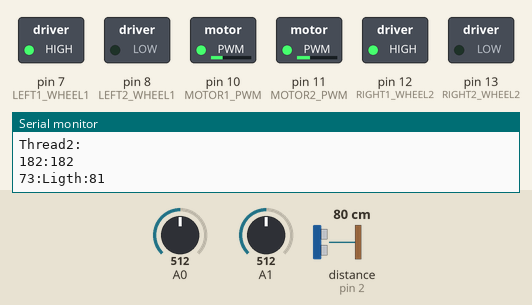
This sketch was run on a simulated Arduino Uno, built with avr-gcc and run on an emulated ATmega328P. Shown: switched loads named in the sketch (green lamp = pin HIGH), the last lines printed to the serial monitor. Dashed ring = blinking. The test bench sets the inputs (shaded band); at power-on: distance to the obstacle (sensor on pin 2) 80 cm, A1 = 512, A0 = 512. The echo pulse lasts 58.3 µs per cm.

Above: at 1.2 s.
1.3 s: distance to the obstacle (sensor on pin 2) set to 43 cm
2.8 s: distance to the obstacle (sensor on pin 2) set to 35 cm
At 3.58 s:
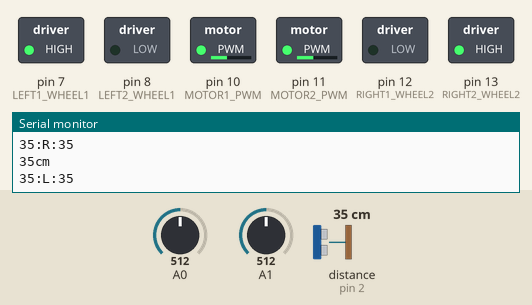
5.8 s: distance to the obstacle (sensor on pin 2) set to 299 cm
At 7.2 s:
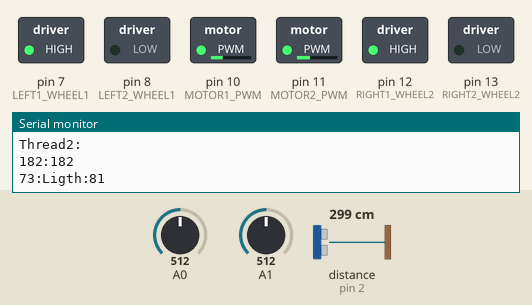
8.8 s: A1 set to 716
At 9.3 s:
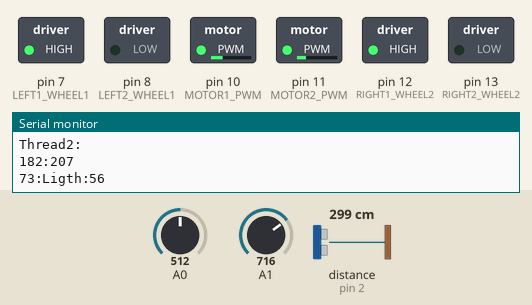
10.4 s: A0 set to 716
At 11.4 s:
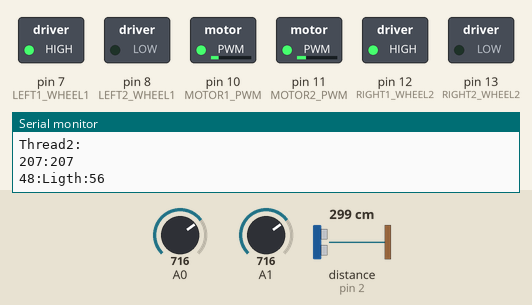
11.9 s: A1 set to 122
At 12.7 s:
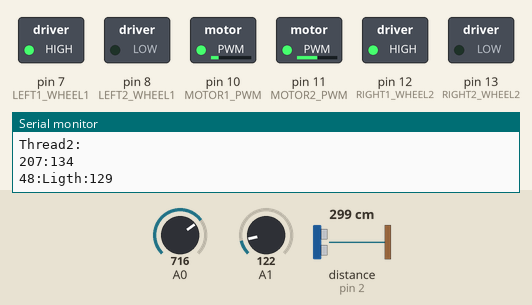
Timing chart, 0 to 14.5 s (numbered marks = the images above; inputs shaded):
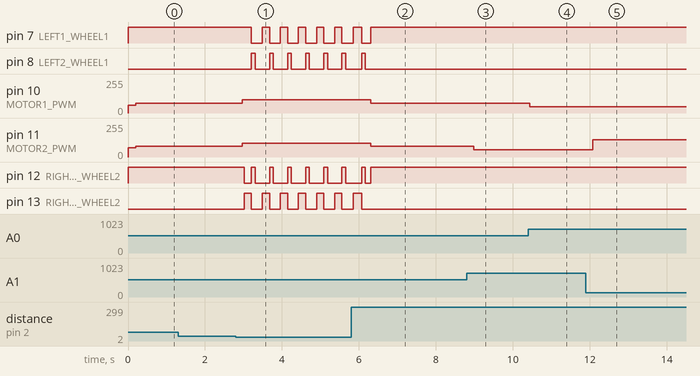

Measured:
- the behaviour switches between 40 and 39 cm on distance to the obstacle (sensor on pin 2) (found by bisection; images 0 and 1)
- after the input at 2.8 s, pin 7 (LEFT1_WHEEL1): alternates HIGH for 0.19 s and LOW for 0.28 s, starting after 0.41 s; pin 8 (LEFT2_WHEEL1): alternates HIGH for 0.10 s and LOW for 0.37 s, starting after 0.41 s
- after the input at 5.8 s, pin 10 (MOTOR1_PWM): 100/255 → 73/255 after 0.51 s; pin 11 (MOTOR2_PWM): 104/255 → 81/255 after 0.51 s
- after the input at 8.8 s, pin 11 (MOTOR2_PWM): 81/255 → 56/255 after 0.18 s
- after the input at 10.4 s, pin 10 (MOTOR1_PWM): 73/255 → 48/255 at once
- after the input at 11.9 s, pin 11 (MOTOR2_PWM): 56/255 → 129/255 after 0.18 s

The sketch:

MultiUltraSonic.ino
```cpp
#include "SR04.h"
#include "pt.h"

#define FORWARD   1
#define BACKWARD  2
#define TURNRIGHT 3
#define TURNLEFT  4
#define STOP      5

/************step motor**********************/
#define LEFT1_WHEEL1  7
#define LEFT2_WHEEL1  8
#define RIGHT1_WHEEL2 12
#define RIGHT2_WHEEL2 13
#define MOTOR1_PWM    10
#define MOTOR2_PWM    11

/************UtraSonic sensor****************/
//Three sound sensor shsare the same triger pin of digital pin2
#define SOUND_TRIG_PIN 2
//left UtraSonic Sensor
#define SOUND1_ECHO_PIN 3
//Front UtraSonic Sensor
#define SOUND2_ECHO_PIN 5
//Right UtraSonic Sensor
#define SOUND3_ECHO_PIN 9

#define DANGER_LONG  40
#define DANGER_SHORT 20
#define DANGER_MID   30
#define DELTA        5

/************light sensor********************/
#define LIGHT1_AO   0
#define LIGHT2_A1   1
#define LIGHT_ERROR 15

#define THRESHOLD 50
#define L_RIGHT    1
#define L_LEFT     2
#define L_FORWARD  3

static struct pt pt1, pt2;

// variables:
int sensorValue = 0;      // the sensor value
int sensorValue1 = 0;     // the sensor value

int sensorMin = 0;        // minimum sensor value
int sensorMax = 1023;     // maximum sensor value

void UartInit() {
  Serial.begin(9600);
}

void MotorInit() {
  /************step motor**********************/
  pinMode(LEFT1_WHEEL1, OUTPUT);
  pinMode(LEFT2_WHEEL1, OUTPUT);
  pinMode(RIGHT1_WHEEL2, OUTPUT);
  pinMode(RIGHT2_WHEEL2, OUTPUT);

  pinMode(MOTOR1_PWM, OUTPUT);
  pinMode(MOTOR2_PWM, OUTPUT);
}

void MotorCtl(int direction) {
  /**************motor test***********************/
  switch (direction) {
    case FORWARD:
      //forward
      digitalWrite(7, HIGH);
      digitalWrite(8, LOW);
      digitalWrite(12, HIGH);
      digitalWrite(13, LOW);
      break;
    case BACKWARD:
      //backward
      digitalWrite(7, LOW);
      digitalWrite(8, HIGH);
      digitalWrite(12, LOW);
      digitalWrite(13, HIGH);
      break;
    case TURNRIGHT:
      //turn right
      digitalWrite(7, HIGH);
      digitalWrite(8, LOW);
      digitalWrite(12, LOW);
      digitalWrite(13, HIGH);
      break;
    case TURNLEFT:
      //turn left
      digitalWrite(7, LOW);
      digitalWrite(8, HIGH);
      digitalWrite(12, HIGH);
      digitalWrite(13, LOW);
      break;
    case STOP:
      //stop
      digitalWrite(7, LOW);
      digitalWrite(8, LOW);
      digitalWrite(12, LOW);
      digitalWrite(13, LOW);
      break;
  }
}

void RunStraight() {
  int distFront = ReadSoundDist(2);
  int distLeft =  ReadSoundDist(1);
  int distRight =  ReadSoundDist(3);

  MotorCtl(FORWARD);

  if (distFront > DANGER_SHORT) {
    if (DANGER_SHORT < distRight && distRight < DANGER_MID) {
      analogWrite(MOTOR1_PWM, 60);
      analogWrite(MOTOR2_PWM, 50);
    }

    if (distRight > DANGER_MID) {
      analogWrite(MOTOR1_PWM, 60);
      analogWrite(MOTOR2_PWM, 40);
    }

    if (distRight < DANGER_SHORT) {
      analogWrite(MOTOR1_PWM, 40);
      analogWrite(MOTOR2_PWM, 60);
    }
  }
  delay(800);
}

void RunLeft() {
  MotorCtl(TURNLEFT);
  SetMotorSpeed(80);

  delay(400);
}

void RunRight() {
  MotorCtl(TURNRIGHT);
  SetMotorSpeed(60);

  delay(300);
}

void RunBack() {
  MotorCtl(BACKWARD);
  SetMotorSpeed(60);
  delay(400);
}

void SetMotorSpeed(int value) {
  int LeftSpeed = 0;
  int RightSpeed = 0;
  LeftSpeed += value;
  RightSpeed += value;
  analogWrite(MOTOR1_PWM, LeftSpeed);
  analogWrite(MOTOR2_PWM, RightSpeed + 4);
}

int GetLightSensorValue(int SenID) {
  int SensorValue = analogRead(SenID);
  if (SenID == 0) {
    SensorValue = map(SensorValue, sensorMin, sensorMax, 0, 250);
  } else if (SenID == 1) {
    SensorValue = map(SensorValue, sensorMin, sensorMax, 0, 250);
  }
  //  Serial.print(SenID + ":");
  //  Serial.println(SensorValue);

  SensorValue = (SensorValue) / 2 + 120;
  return SensorValue;
}

SR04 ReadSound1Dist(int id) {
  switch (id) {
    case 1:
      return SR04(SOUND1_ECHO_PIN, SOUND_TRIG_PIN);
      break;

    case 2:
      return SR04(SOUND2_ECHO_PIN, SOUND_TRIG_PIN);
      break;

    case 3:
      return SR04(SOUND3_ECHO_PIN, SOUND_TRIG_PIN);
      break;
  }
}

long ReadSoundDist(int id) {
  long distance = 0;
  switch (id) {
    case 1:
      return ReadSound1Dist(1).Distance();
      break;

    case 2:
      return ReadSound1Dist(2).Distance();
      break;

    case 3:
      return ReadSound1Dist(3).Distance();
      break;
  }
}

void UltraSonicTest() {
  long distance1 = ReadSound1Dist(1).Distance();
  long distance2 = ReadSound1Dist(2).Distance();
  long distance3 = ReadSound1Dist(3).Distance();
  Serial.print(distance1);  Serial.print(":");
  Serial.print(distance2);  Serial.print(":");
  Serial.print(distance3);  Serial.println("");
  delay(600);
}

bool ObsOnLeft() {
  long distLeft = ReadSoundDist(1);
  long distRight = ReadSoundDist(3);
  Serial.print(distLeft);Serial.print(":L:");Serial.print(distRight);
  Serial.println();
  if ((distLeft) <= distRight)
    return true;
  return false;
}

bool ObsInFront() {
  long distance = ReadSoundDist(2);
  Serial.print(distance);
  Serial.println("cm");
  if ((distance < DANGER_LONG) && (distance != 0))
    return true;
  else
    return false;
}

bool ObsOnRight() {
  long distLeft = ReadSoundDist(1);
  long distRight = ReadSoundDist(3);
  Serial.print(distLeft);Serial.print(":R:");Serial.print(distRight);
  Serial.println();
  if ((distRight) <= distLeft)
    return true;
  return false;
}


static int AvoidCollision(struct pt *pt, int time) {
  static unsigned long timestamp = 0;
  PT_BEGIN(pt);
  while (1) {
    PT_WAIT_UNTIL(pt, millis() - timestamp > time);
    Serial.println("Thread1......");
    bool NotSafe = ObsInFront();
    while (NotSafe) {
      SetMotorSpeed(100);

//      MotorCtl(TURNRIGHT);
//      delay(100);

      if (ObsOnLeft()) {
        MotorCtl(TURNRIGHT);
        delay(130);
      }

      if (ObsOnRight()) {
        MotorCtl(TURNLEFT);
       delay(100);
      }

      MotorCtl(STOP);
      NotSafe = ObsInFront();
      delay(100);
    }
    timestamp = millis(); // take a new timestamp
  }
  PT_END(pt);
}

static int SeekLight(struct pt *pt, int time) {
  static unsigned long timestamp = 0;
  MotorCtl(FORWARD);
  PT_BEGIN(pt);
  while (1) {
    PT_WAIT_UNTIL(pt, millis() - timestamp > time);
    Serial.println("Thread2:");
    int LeftSensor = GetLightSensorValue(LIGHT1_AO);
    int RightSensor = GetLightSensorValue(LIGHT2_A1);
    Serial.print(LeftSensor);
    Serial.print(":");
    Serial.println(RightSensor);

    int LeftMotor = 255 - LeftSensor ;
    int RightMotor = 255 - RightSensor + 8;
    if ((LeftMotor <= 50) && (RightMotor <= 50)) {
      LeftMotor += 50;
      RightMotor += 50;
    }

    Serial.print(LeftMotor);
    Serial.print(":Ligth:");
    Serial.println(RightMotor);
    analogWrite(MOTOR1_PWM, LeftMotor);
    analogWrite(MOTOR2_PWM, RightMotor);
    timestamp = millis(); // take a new timestamp
  }
  PT_END(pt);
}

static int noSeekSource(struct pt *pt, int time){
  static unsigned long timestamp = 0;
  MotorCtl(FORWARD);
  PT_BEGIN(pt);
  while (1) {
    PT_WAIT_UNTIL(pt, millis() - timestamp > time);
    Serial.println("Thread2:");
    analogWrite(MOTOR1_PWM, 70);
    analogWrite(MOTOR2_PWM, 80);
    timestamp = millis();         // take a new timestamp
  }
  PT_END(pt);
}

void xTaskCreate(int (*xTaskName)(struct pt *, int), struct pt *ptr, int time) {
  (* xTaskName)(ptr, time);
}

void TaskInit() {
  PT_INIT(&pt1);
  PT_INIT(&pt2);
}

void setup() {
  // put your setup code here, to run once:
  UartInit();
  MotorInit();
  TaskInit();
  analogWrite(MOTOR1_PWM, 60);
  analogWrite(MOTOR2_PWM, 70);
}

void demo1(){
    xTaskCreate(AvoidCollision, &pt1, 300);
    xTaskCreate(noSeekSource,&pt2, 200);;
  }

void demo2(){
//    xTaskCreate(AvoidCollision, &pt1, 300);
    xTaskCreate(SeekLight,&pt2, 200);;
  }


void demo3(){
    xTaskCreate(AvoidCollision, &pt1, 300);
    xTaskCreate(SeekLight,&pt2, 200);;
  }

void loop() {
  // put your main code here, to run repeatedly:
//    xTaskCreate(AvoidCollision, &pt1, 300);
//    xTaskCreate(noSeekSource,&pt2, 200);;
//  demo1();
//  demo2();
  demo3();
}
```

lc-switch.h
```cpp
// (licence header left out)
/**
 * \addtogroup lc
 * @{
 */

/**
 * \file
 * Implementation of local continuations based on switch() statment
 * \author Adam Dunkels <adam@sics.se>
 *
 * This implementation of local continuations uses the C switch()
 * statement to resume execution of a function somewhere inside the
 * function's body. The implementation is based on the fact that
 * switch() statements are able to jump directly into the bodies of
 * control structures such as if() or while() statmenets.
 *
 * This implementation borrows heavily from Simon Tatham's coroutines
 * implementation in C:
 * http://www.chiark.greenend.org.uk/~sgtatham/coroutines.html
 */

#ifndef __LC_SWITCH_H__
#define __LC_SWITCH_H__

/* WARNING! lc implementation using switch() does not work if an
   LC_SET() is done within another switch() statement! */

/** \hideinitializer */
typedef unsigned short lc_t;

#define LC_INIT(s) s = 0;

#define LC_RESUME(s) switch(s) { case 0:

#define LC_SET(s) s = __LINE__; case __LINE__:

#define LC_END(s) }

#endif /* __LC_SWITCH_H__ */

/** @} */
```

lc.h
```cpp
// (licence header left out)
/**
 * \addtogroup pt
 * @{
 */

/**
 * \defgroup lc Local continuations
 * @{
 *
 * Local continuations form the basis for implementing protothreads. A
 * local continuation can be <i>set</i> in a specific function to
 * capture the state of the function. After a local continuation has
 * been set can be <i>resumed</i> in order to restore the state of the
 * function at the point where the local continuation was set.
 *
 *
 */

/**
 * \file lc.h
 * Local continuations
 * \author
 * Adam Dunkels <adam@sics.se>
 *
 */

#ifdef DOXYGEN
/**
 * Initialize a local continuation.
 *
 * This operation initializes the local continuation, thereby
 * unsetting any previously set continuation state.
 *
 * \hideinitializer
 */
#define LC_INIT(lc)

/**
 * Set a local continuation.
 *
 * The set operation saves the state of the function at the point
 * where the operation is executed. As far as the set operation is
 * concerned, the state of the function does <b>not</b> include the
 * call-stack or local (automatic) variables, but only the program
 * counter and such CPU registers that needs to be saved.
 *
 * \hideinitializer
 */
#define LC_SET(lc)

/**
 * Resume a local continuation.
 *
 * The resume operation resumes a previously set local continuation, thus
 * restoring the state in which the function was when the local
 * continuation was set. If the local continuation has not been
 * previously set, the resume operation does nothing.
 *
 * \hideinitializer
 */
#define LC_RESUME(lc)

/**
 * Mark the end of local continuation usage.
 *
 * The end operation signifies that local continuations should not be
 * used any more in the function. This operation is not needed for
 * most implementations of local continuation, but is required by a
 * few implementations.
 *
 * \hideinitializer
 */
#define LC_END(lc)

/**
 * \var typedef lc_t;
 *
 * The local continuation type.
 *
 * \hideinitializer
 */
#endif /* DOXYGEN */

#ifndef __LC_H__
#define __LC_H__


#ifdef LC_INCLUDE
#include LC_INCLUDE
#else
#include "lc-switch.h"
#endif /* LC_INCLUDE */

#endif /* __LC_H__ */

/** @} */
/** @} */
```

pt.h
```cpp
// (licence header left out)
/**
 * \addtogroup pt
 * @{
 */

/**
 * \file
 * Protothreads implementation.
 * \author
 * Adam Dunkels <adam@sics.se>
 *
 */

#ifndef __PT_H__
#define __PT_H__

#include "lc.h"

struct pt {
  lc_t lc;
};

#define PT_WAITING 0
#define PT_YIELDED 1
#define PT_EXITED  2
#define PT_ENDED   3

/**
 * \name Initialization
 * @{
 */

/**
 * Initialize a protothread.
 *
 * Initializes a protothread. Initialization must be done prior to
 * starting to execute the protothread.
 *
 * \param pt A pointer to the protothread control structure.
 *
 * \sa PT_SPAWN()
 *
 * \hideinitializer
 */
#define PT_INIT(pt)   LC_INIT((pt)->lc)

/** @} */

/**
 * \name Declaration and definition
 * @{
 */

/**
 * Declaration of a protothread.
 *
 * This macro is used to declare a protothread. All protothreads must
 * be declared with this macro.
 *
 * \param name_args The name and arguments of the C function
 * implementing the protothread.
 *
 * \hideinitializer
 */
#define PT_THREAD(name_args) char name_args

/**
 * Declare the start of a protothread inside the C function
 * implementing the protothread.
 *
 * This macro is used to declare the starting point of a
 * protothread. It should be placed at the start of the function in
 * which the protothread runs. All C statements above the PT_BEGIN()
 * invokation will be executed each time the protothread is scheduled.
 *
 * \param pt A pointer to the protothread control structure.
 *
 * \hideinitializer
 */
#define PT_BEGIN(pt) { char PT_YIELD_FLAG = 1; LC_RESUME((pt)->lc)

/**
 * Declare the end of a protothread.
 *
 * This macro is used for declaring that a protothread ends. It must
 * always be used together with a matching PT_BEGIN() macro.
 *
 * \param pt A pointer to the protothread control structure.
 *
 * \hideinitializer
 */
#define PT_END(pt) LC_END((pt)->lc); PT_YIELD_FLAG = 0; \
                   PT_INIT(pt); return PT_ENDED; }

/** @} */

/**
 * \name Blocked wait
 * @{
 */

/**
 * Block and wait until condition is true.
 *
 * This macro blocks the protothread until the specified condition is
 * true.
 *
 * \param pt A pointer to the protothread control structure.
 * \param condition The condition.
 *
 * \hideinitializer
 */
#define PT_WAIT_UNTIL(pt, condition)	        \
  do {						\
    LC_SET((pt)->lc);				\
    if(!(condition)) {				\
      return PT_WAITING;			\
    }						\
  } while(0)

/**
 * Block and wait while condition is true.
 *
 * This function blocks and waits while condition is true. See
 * PT_WAIT_UNTIL().
 *
 * \param pt A pointer to the protothread control structure.
 * \param cond The condition.
 *
 * \hideinitializer
 */
#define PT_WAIT_WHILE(pt, cond)  PT_WAIT_UNTIL((pt), !(cond))

/** @} */

/**
 * \name Hierarchical protothreads
 * @{
 */

/**
 * Block and wait until a child protothread completes.
 *
 * This macro schedules a child protothread. The current protothread
 * will block until the child protothread completes.
 *
 * \note The child protothread must be manually initialized with the
 * PT_INIT() function before this function is used.
 *
 * \param pt A pointer to the protothread control structure.
 * \param thread The child protothread with arguments
 *
 * \sa PT_SPAWN()
 *
 * \hideinitializer
 */
#define PT_WAIT_THREAD(pt, thread) PT_WAIT_WHILE((pt), PT_SCHEDULE(thread))

/**
 * Spawn a child protothread and wait until it exits.
 *
 * This macro spawns a child protothread and waits until it exits. The
 * macro can only be used within a protothread.
 *
 * \param pt A pointer to the protothread control structure.
 * \param child A pointer to the child protothread's control structure.
 * \param thread The child protothread with arguments
 *
 * \hideinitializer
 */
#define PT_SPAWN(pt, child, thread)		\
  do {						\
    PT_INIT((child));				\
    PT_WAIT_THREAD((pt), (thread));		\
  } while(0)

/** @} */

/**
 * \name Exiting and restarting
 * @{
 */

/**
 * Restart the protothread.
 *
 * This macro will block and cause the running protothread to restart
 * its execution at the place of the PT_BEGIN() call.
 *
 * \param pt A pointer to the protothread control structure.
 *
 * \hideinitializer
 */
#define PT_RESTART(pt)				\
  do {						\
    PT_INIT(pt);				\
    return PT_WAITING;			\
  } while(0)

/**
 * Exit the protothread.
 *
 * This macro causes the protothread to exit. If the protothread was
 * spawned by another protothread, the parent protothread will become
 * unblocked and can continue to run.
 *
 * \param pt A pointer to the protothread control structure.
 *
 * \hideinitializer
 */
#define PT_EXIT(pt)				\
  do {						\
    PT_INIT(pt);				\
    return PT_EXITED;			\
  } while(0)

/** @} */

/**
 * \name Calling a protothread
 * @{
 */

/**
 * Schedule a protothread.
 *
 * This function shedules a protothread. The return value of the
 * function is non-zero if the protothread is running or zero if the
 * protothread has exited.
 *
 * \param f The call to the C function implementing the protothread to
 * be scheduled
 *
 * \hideinitializer
 */
#define PT_SCHEDULE(f) ((f) < PT_EXITED)

/** @} */

/**
 * \name Yielding from a protothread
 * @{
 */

/**
 * Yield from the current protothread.
 *
 * This function will yield the protothread, thereby allowing other
 * processing to take place in the system.
 *
 * \param pt A pointer to the protothread control structure.
 *
 * \hideinitializer
 */
#define PT_YIELD(pt)				\
  do {						\
    PT_YIELD_FLAG = 0;				\
    LC_SET((pt)->lc);				\
    if(PT_YIELD_FLAG == 0) {			\
      return PT_YIELDED;			\
    }						\
  } while(0)

/**
 * \brief      Yield from the protothread until a condition occurs.
 * \param pt   A pointer to the protothread control structure.
 * \param cond The condition.
 *
 *             This function will yield the protothread, until the
 *             specified condition evaluates to true.
 *
 *
 * \hideinitializer
 */
#define PT_YIELD_UNTIL(pt, cond)		\
  do {						\
    PT_YIELD_FLAG = 0;				\
    LC_SET((pt)->lc);				\
    if((PT_YIELD_FLAG == 0) || !(cond)) {	\
      return PT_YIELDED;			\
    }						\
  } while(0)

/** @} */

#endif /* __PT_H__ */

/** @} */
```
